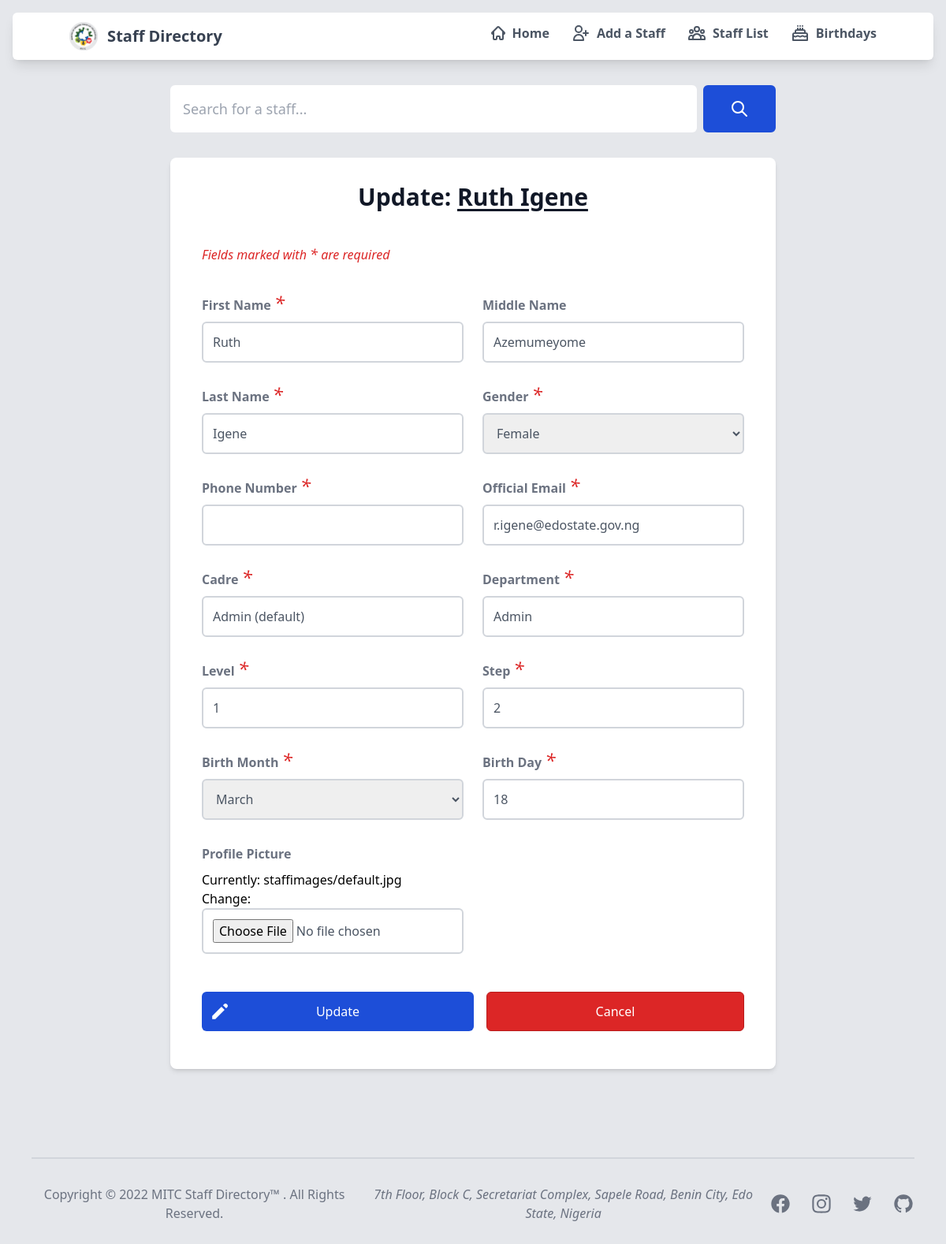
Page /staff/8/update/ on the earlier database version.
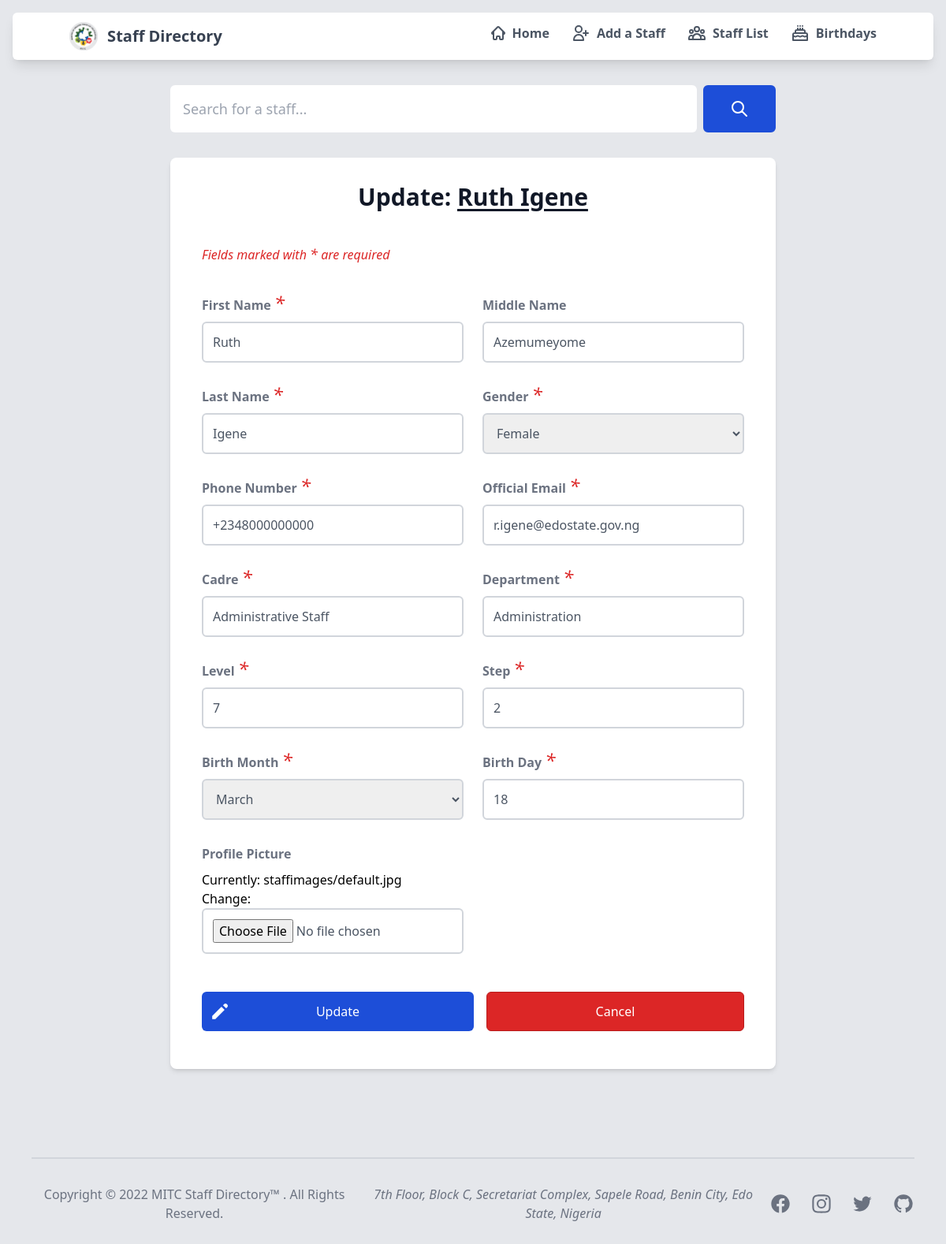
Same page on the later database version.
### sendmail/models.py (models this page shows, shortened)
class staffDetails(models.Model):
    first_name = models.CharField('First Name', max_length=20, null=False)
    middle_name = models.CharField('Middle Name', max_length=20, null=True, blank=True)
    last_name = models.CharField('Last Name', max_length=20, null=False)
    phone_number = PhoneNumberField('Phone Number', default='0800 000 0000')
    email = models.EmailField('Official Email', max_length = 254, null=False)
    cadre = models.CharField('Cadre', max_length=50, null=False)
    department = models.CharField('Department', max_length=100, null=False, default='Admin Dept (default)')
    level = models.IntegerField('Level', null=False)
    step = models.IntegerField('Step', null=False)
    staff_image = models.ImageField(
        verbose_name="Profile Picture",
        upload_to='staffimages',
        default='staffimages/default.jpg'
    )
    GENDER = (
        (1, 'Male'),
        (2, 'Female'),
        (3, 'Prefer not to say')
    )
    gender = models.IntegerField('Gender', choices=GENDER, default=2)
    MONTHS = (
        (1, 'January'),
        (2, 'February'),
        (3, 'March'),
        (4, 'April'),
        (5, 'May'),
        (6, 'June'),
        (7, 'July'),
        (8, 'August'),
        (9, 'September'),
        (10, 'October'),
        (11, 'November'),
        (12, 'December')
    )
    birth_month = models.IntegerField('Birth Month', choices=MONTHS, default=1)
    birth_day = models.IntegerField('Birth Day', null=False)
    class Meta:
        db_table = 'sendmail_staffdetails'

### sendmail/views.py (the view)
# urls.py: re_path(r'^staff/(?P<pk>\d+)/update/$', views.staffDetailsUpdate.as_view(), name='updatestaff'),
class staffDetailsUpdate(UpdateView):
    model = staffDetails
    context_object_name = 'staff'
    fields = [
        'first_name', 'middle_name', 'last_name', 'gender', 'phone_number', 'email',
        'cadre', 'department', 'level', 'step', 'staff_image', 'birth_month', 'birth_day'
    ]
    template_name = 'updatestaff.html'

### sendmail/templates/updatestaff.html (shortened to what the changed rows need)
{% extends "base.html" %}
{% load static %}
{% load widget_tweaks %}
{% block content %}
    <div class="max-w-3xl min-h-full flex items-center justify-center mx-auto mb-20 py-8 sm:px-6 md:px-0 lg:px-0">
        <div class="w-full bg-white shadow-md rounded-lg px-10 py-8">
            <div class="w-full mb-6 md:w-auto">
                <h2 class="text-center text-3xl font-extrabold text-gray-900">
                    Update: <span class="underline underline-offset-4">{{ staff.first_name }} {{ staff.last_name }}</span>
                </h2>
            </div>
            <form action="" method="POST" enctype="multipart/form-data">
                <div class="grid gap-6 mt-10 md:mt-8 mb-6 lg:grid-cols-2">
                    <div>
                        <label for="first_name" class="block mb-2 text-md font-bold text-gray-500 dark:text-gray-300">{{ form.first_name.label }}<span class="ml-1 text-2xl font-medium text-red-600"><em>*</em></span></label>
                        {% render_field form.first_name class+="text-md md:text-md font-medium block rounded-md w-full p-3 border border-2 border-gray-300 placeholder-gray-500 text-gray-600 focus:outline-none focus:ring-indigo-500 focus:border-indigo-500 focus:z-10" %}
                    </div>
                    <div>
                        <label for="middle_name" class="block mb-2 text-md font-bold text-gray-500 dark:text-gray-300">{{ form.middle_name.label }}</label>
                        {% render_field form.middle_name class+="text-md md:text-md font-medium block rounded-md w-full p-3 border border-2 border-gray-300 placeholder-gray-500 text-gray-600 focus:outline-none focus:ring-indigo-500 focus:border-indigo-500 focus:z-10" %}
                    </div>
                    <div>
                        <label for="last_name" class="block mb-2 text-md font-bold text-gray-500 dark:text-gray-300">{{ form.last_name.label }}<span class="ml-1 text-2xl font-medium text-red-600"><em>*</em></span></label>
                        {% render_field form.last_name class+="text-md md:text-md font-medium block rounded-md w-full p-3 border border-2 border-gray-300 placeholder-gray-500 text-gray-600 focus:outline-none focus:ring-indigo-500 focus:border-indigo-500 focus:z-10" %}
                    </div>
                    <div>
                        <label for="gender" class="block mb-2 text-md font-bold text-gray-500 dark:text-gray-300">{{ form.gender.label }}<span class="ml-1 text-2xl font-medium text-red-600"><em>*</em></span></label>
                        {% render_field form.gender class+="text-md md:text-md font-medium block rounded-md w-full p-3 border border-2 border-gray-300 placeholder-gray-500 text-gray-600 focus:outline-none focus:ring-indigo-500 focus:border-indigo-500 focus:z-10" %}
                    </div>
                    <div>
                        <label for="phone_number" class="block mb-2 text-md font-bold text-gray-500 dark:text-gray-300">{{ form.phone_number.label }}<span class="ml-1 text-2xl font-medium text-red-600"><em>*</em></span></label>
                        {% render_field form.phone_number class+="text-md md:text-md font-medium block rounded-md w-full p-3 border border-2 border-gray-300 placeholder-gray-500 text-gray-600 focus:outline-none focus:ring-indigo-500 focus:border-indigo-500 focus:z-10" %}
                    </div>
                    <div>
                        <label for="email" class="block mb-2 text-md font-bold text-gray-500 dark:text-gray-300">{{ form.email.label }}<span class="ml-1 text-2xl font-medium text-red-600"><em>*</em></span></label>
                        {% render_field form.email class+="text-md md:text-md font-medium block rounded-md w-full p-3 border border-2 border-gray-300 placeholder-gray-500 text-gray-600 focus:outline-none focus:ring-indigo-500 focus:border-indigo-500 focus:z-10" %}
                    </div>
                    <div>
                        <label for="cadre" class="block mb-2 text-md font-bold text-gray-500 dark:text-gray-300">{{ form.cadre.label }}<span class="ml-1 text-2xl font-medium text-red-600"><em>*</em></span></label>
                        {% render_field form.cadre class+="text-md md:text-md font-medium block rounded-md w-full p-3 border border-2 border-gray-300 placeholder-gray-500 text-gray-600 focus:outline-none focus:ring-indigo-500 focus:border-indigo-500 focus:z-10" %}
                    </div>
                    <div>
                        <label for="department" class="block mb-2 text-md font-bold text-gray-500 dark:text-gray-300">{{ form.department.label }}<span class="ml-1 text-2xl font-medium text-red-600"><em>*</em></span></label>
                        {% render_field form.department class+="text-md md:text-md font-medium block rounded-md w-full p-3 border border-2 border-gray-300 bg-white placeholder-gray-500 text-gray-600 focus:outline-none focus:ring-indigo-500 focus:border-indigo-500 focus:z-10" %}
                    </div>
                    <div>
                        <label for="level" class="block mb-2 text-md font-bold text-gray-500 dark:text-gray-300">{{ form.level.label }}<span class="ml-1 text-2xl font-medium text-red-600"><em>*</em></span></label>
                        {% render_field form.level class+="text-md md:text-md font-medium block rounded-md w-full p-3 border border-2 border-gray-300 placeholder-gray-500 text-gray-600 focus:outline-none focus:ring-indigo-500 focus:border-indigo-500 focus:z-10" %}
                    </div>
                    <div>
                        <label for="step" class="block mb-2 text-md font-bold text-gray-500 dark:text-gray-300">{{ form.step.label }}<span class="ml-1 text-2xl font-medium text-red-600"><em>*</em></span></label>
                        {% render_field form.step class+="text-md md:text-md font-medium block rounded-md w-full p-3 border border-2 border-gray-300 placeholder-gray-500 text-gray-600 focus:outline-none focus:ring-indigo-500 focus:border-indigo-500 focus:z-10" %}
                    </div>
                    <div>
                        <label for="birth_month" class="block mb-2 text-md font-bold text-gray-500 dark:text-gray-300">{{ form.birth_month.label }}<span class="ml-1 text-2xl font-medium text-red-600"><em>*</em></span></label>
                        {% render_field form.birth_month class+="text-md md:text-md font-medium block rounded-md w-full p-3 border border-2 border-gray-300 placeholder-gray-500 text-gray-600 focus:outline-none focus:ring-indigo-500 focus:border-indigo-500 focus:z-10" %}
                    </div>
                    <div>
                        <label for="birth_day" class="block mb-2 text-md font-bold text-gray-500 dark:text-gray-300">{{ form.birth_day.label }}<span class="ml-1 text-2xl font-medium text-red-600"><em>*</em></span></label>
                        {% render_field form.birth_day class+="text-md md:text-md font-medium block rounded-md w-full p-3 border border-2 border-gray-300 placeholder-gray-500 text-gray-600 focus:outline-none focus:ring-indigo-500 focus:border-indigo-500 focus:z-10" %}
                    </div>
                    <div>
                        <label for="staff_image" class="block mb-2 text-md font-bold text-gray-500 dark:text-gray-300">{{ form.staff_image.label }}</label>
                        {% render_field form.staff_image class+="cursor-pointer text-md md:text-md font-medium block rounded-md w-full p-3 border border-2 border-gray-300 placeholder-gray-500 text-gray-600 focus:outline-none focus:ring-indigo-500 focus:border-indigo-500 focus:z-10" %}
                    </div>
                </div>
            </form>
        </div>
    </div>
{% endblock %}

Differences in the rows shown:
changed staffDetails "Ruth": phone_number (not shown) → "+2348000000000"; cadre "Admin (default)" → "Administrative Staff"; department "Admin" → "Administration"; level "1" → "7"
